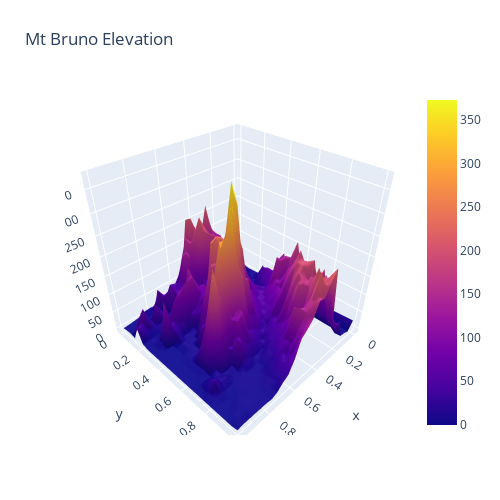

Write notebook code for a chart like this one.
### Code cell
import pandas as pd
import numpy as np
# Read data from a csv
z_data = pd.read_csv('https://raw.githubusercontent.com/plotly/datasets/master/api_docs/mt_bruno_elevation.csv')
z = z_data.values
sh_0, sh_1 = z.shape
x, y = np.linspace(0, 1, sh_0), np.linspace(0, 1, sh_1)
fig = go.Figure(data=[go.Surface(z=z, x=x, y=y)])
fig.update_layout(title='Mt Bruno Elevation', autosize=False,
                  width=500, height=500,
                  margin=dict(l=65, r=50, b=65, t=90))
fig.show()

### Figure 1 — Plotly figure (JSON) as saved in the notebook; plotly's stock layout.template omitted (floating-point values rounded to 4 significant figures; data arrays with more than 128 entries replaced by an {"elided": "..."} marker saying what was removed)
{"data": [{"type": "surface", "x": [0, 0.04167, 0.08333, 0.125, 0.1667, 0.2083, 0.25, 0.2917, 0.3333, 0.375, 0.4167, 0.4583, 0.5, 0.5417, 0.5833, 0.625, 0.6667, 0.7083, 0.75, 0.7917, 0.8333, 0.875, 0.9167, 0.9583, 1], "y": [0, 0.04167, 0.08333, 0.125, 0.1667, 0.2083, 0.25, 0.2917, 0.3333, 0.375, 0.4167, 0.4583, 0.5, 0.5417, 0.5833, 0.625, 0.6667, 0.7083, 0.75, 0.7917, 0.8333, 0.875, 0.9167, 0.9583, 1], "z": {"elided": "25x25 float values"}}], "layout": {"autosize": false, "height": 500, "margin": {"b": 65, "l": 65, "r": 50, "t": 90}, "title": {"text": "Mt Bruno Elevation"}, "width": 500}}
